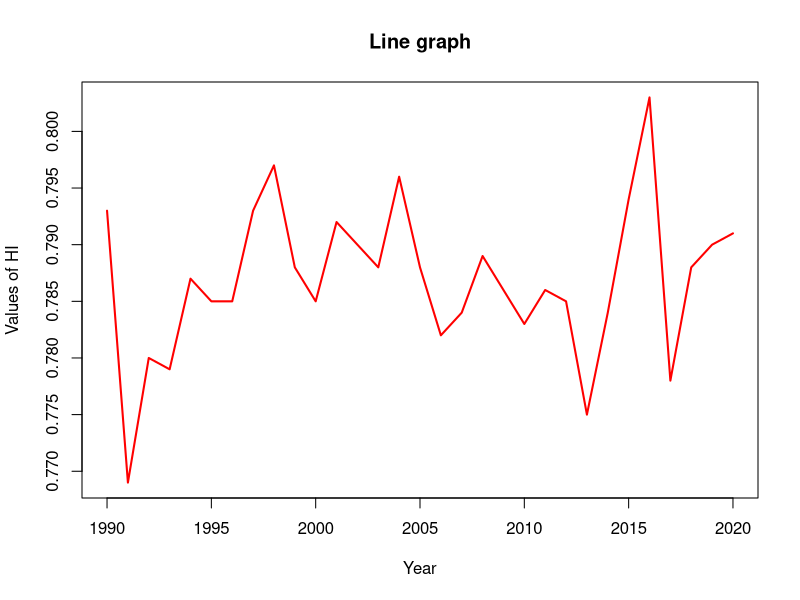

Recreate this plot in R.
## ---- chunk 1
#| echo: false
#| eval: true
data <- read.csv("Data.csv")

## ---- chunk 2
#| echo: false
#| eval: true
head(data,3)
## ---- chunk 3
#| echo: false
#| eval: true
#| fig-width: 6
#| fig-height: 5
#| fig-align: center
#| fig-cap: "A Figure"
#| fig-cap-location: bottom
#| label: fig-line-plot
plot(data$Year, data$SID,
     type = "l",
     lwd = 2, col = "red",
     main = "Line graph",
     ylab = "Values of HI",
     xlab = "Year")
## ---- chunk 4
#| label: tbl-des
#| echo: false
#| tbl-cap: "Descriptive Statistics"

library(knitr)
library(psych)
subdata <- data[,c("HI","SID")]
kable(describe(subdata, IQR=FALSE, ranges = FALSE))
